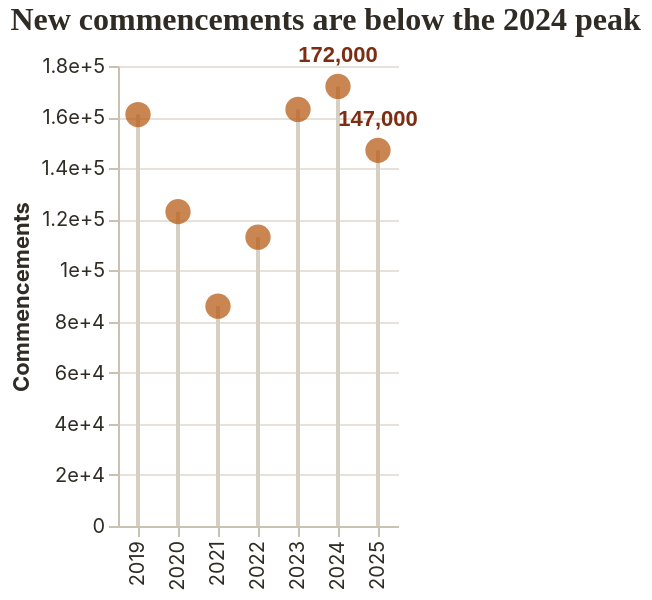

This figure's Vega-Lite source:
### Vega-Lite specification from a JSON file in a GitHub repository (floating-point values rounded to 4 significant figures)
{"$schema": "https://vega.github.io/schema/vega-lite/v5.json", "title": "New commencements are below the 2024 peak", "data": {"values": [{"year": "2019", "commencements": 161000, "baseline": 0}, {"year": "2020", "commencements": 123000, "baseline": 0}, {"year": "2021", "commencements": 86000, "baseline": 0}, {"year": "2022", "commencements": 113000, "baseline": 0}, {"year": "2023", "commencements": 163000, "baseline": 0}, {"year": "2024", "commencements": 172000, "baseline": 0}, {"year": "2025", "commencements": 147000, "baseline": 0}]}, "width": "container", "height": 300, "autosize": {"type": "fit", "contains": "padding"}, "layer": [{"mark": {"type": "rule", "stroke": "#d6cfc3", "strokeWidth": 2}, "encoding": {"x": {"field": "year", "type": "ordinal", "title": null}, "y": {"field": "baseline", "type": "quantitative", "title": "Commencements", "axis": {"format": ","}}, "y2": {"field": "commencements"}}}, {"mark": {"type": "circle", "size": 160, "color": "#b45309"}, "encoding": {"x": {"field": "year", "type": "ordinal", "title": null}, "y": {"field": "commencements", "type": "quantitative", "title": "Commencements", "axis": {"format": ","}}, "tooltip": [{"field": "year", "type": "ordinal", "title": "Year"}, {"field": "commencements", "type": "quantitative", "format": ",", "title": "Commencements"}]}}, {"transform": [{"filter": "datum.year == '2024' || datum.year == '2025'"}], "mark": {"type": "text", "dy": -15, "fontWeight": "bold", "color": "#7c2d12"}, "encoding": {"x": {"field": "year", "type": "ordinal"}, "y": {"field": "commencements", "type": "quantitative"}, "text": {"field": "commencements", "type": "quantitative", "format": ","}}}], "config": {"background": "transparent", "view": {"stroke": null}, "axis": {"labelFont": "Inter, system-ui, sans-serif", "titleFont": "Inter, system-ui, sans-serif", "gridColor": "#e7e2d9", "domainColor": "#c9c1b4", "tickColor": "#c9c1b4", "labelColor": "#302c25", "titleColor": "#302c25"}, "title": {"font": "Fraunces, Georgia, serif", "fontSize": 16, "color": "#302c25", "anchor": "start"}}}
